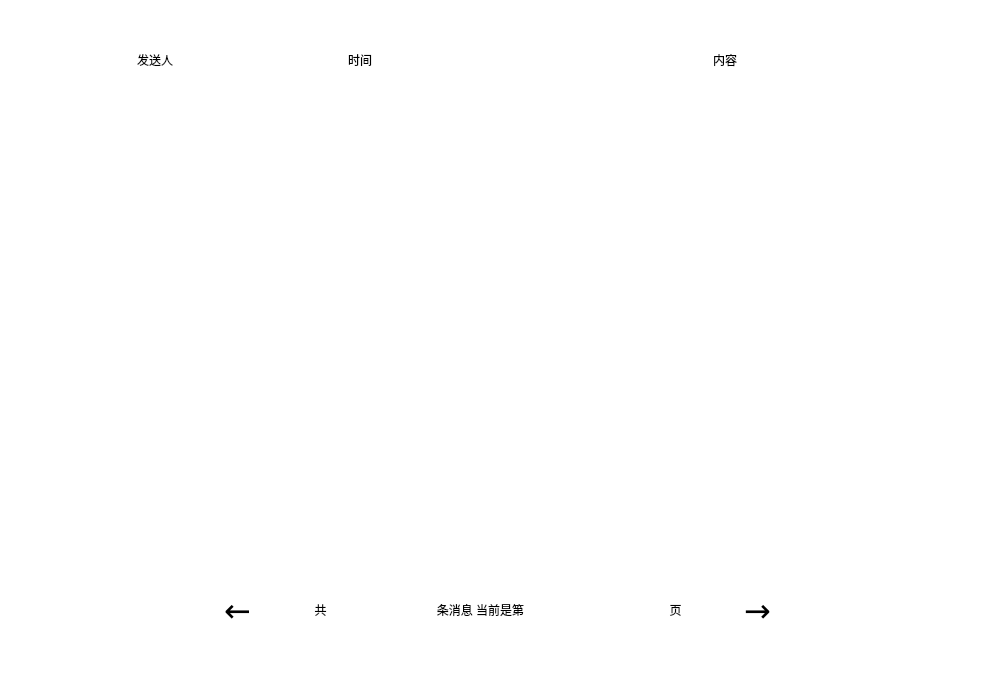
<?xml version="1.0" encoding="UTF-8"?>
<ui version="4.0">
 <class>msgbox</class>
 <widget class="QWidget" name="msgbox">
  <property name="geometry">
   <rect>
    <x>0</x>
    <y>0</y>
    <width>982</width>
    <height>678</height>
   </rect>
  </property>
  <property name="windowTitle">
   <string>消息信箱</string>
  </property>
  <property name="styleSheet">
   <string notr="true">background:white;
</string>
  </property>
  <widget class="QLabel" name="page">
   <property name="geometry">
    <rect>
     <x>570</x>
     <y>590</y>
     <width>61</width>
     <height>40</height>
    </rect>
   </property>
   <property name="styleSheet">
    <string notr="true">font: 75 16pt &quot;Heiti SC&quot;;</string>
   </property>
   <property name="text">
    <string/>
   </property>
   <property name="alignment">
    <set>Qt::AlignCenter</set>
   </property>
  </widget>
  <widget class="QLabel" name="page_2">
   <property name="geometry">
    <rect>
     <x>420</x>
     <y>590</y>
     <width>121</width>
     <height>40</height>
    </rect>
   </property>
   <property name="styleSheet">
    <string notr="true">font: 75 16pt &quot;Heiti SC&quot;;</string>
   </property>
   <property name="text">
    <string>条消息 当前是第</string>
   </property>
   <property name="alignment">
    <set>Qt::AlignCenter</set>
   </property>
  </widget>
  <widget class="QLabel" name="page3">
   <property name="geometry">
    <rect>
     <x>300</x>
     <y>590</y>
     <width>41</width>
     <height>40</height>
    </rect>
   </property>
   <property name="styleSheet">
    <string notr="true">font: 75 16pt &quot;Heiti SC&quot;;</string>
   </property>
   <property name="text">
    <string>共</string>
   </property>
   <property name="alignment">
    <set>Qt::AlignCenter</set>
   </property>
  </widget>
  <widget class="QLabel" name="page_5">
   <property name="geometry">
    <rect>
     <x>650</x>
     <y>590</y>
     <width>51</width>
     <height>40</height>
    </rect>
   </property>
   <property name="styleSheet">
    <string notr="true">font: 75 16pt &quot;Heiti SC&quot;;</string>
   </property>
   <property name="text">
    <string>页</string>
   </property>
   <property name="alignment">
    <set>Qt::AlignCenter</set>
   </property>
  </widget>
  <widget class="QPushButton" name="last_page">
   <property name="geometry">
    <rect>
     <x>200</x>
     <y>590</y>
     <width>75</width>
     <height>40</height>
    </rect>
   </property>
   <property name="styleSheet">
    <string notr="true">
QPushButton#last_page
{
    font:24pt,black;
    background-color:white;
    border-radius:5px;
}

QPushButton#last_page:hover
{
   font:24pt,rgb(0, 172, 230);
    background-color:white;
}

QPushButton#last_page:pressed
{
   font:24pt,rgb(0, 172, 230);
    background-color:white;
    padding-left:3px;
    padding-top:3px;
}

</string>
   </property>
   <property name="text">
    <string>←</string>
   </property>
  </widget>
  <widget class="QPushButton" name="next_page">
   <property name="geometry">
    <rect>
     <x>720</x>
     <y>590</y>
     <width>75</width>
     <height>40</height>
    </rect>
   </property>
   <property name="styleSheet">
    <string notr="true">
QPushButton#next_page
{
    font:24pt,black;
    background-color:white;
    border-radius:5px;
}

QPushButton#next_page:hover
{
   font:24pt,rgb(0, 172, 230);
    background-color:white;
}

QPushButton#next_page:pressed
{
   font:24pt,rgb(0, 172, 230);
    background-color:white;
    padding-left:3px;
    padding-top:3px;
}

</string>
   </property>
   <property name="text">
    <string>→</string>
   </property>
  </widget>
  <widget class="QLabel" name="msg_num">
   <property name="geometry">
    <rect>
     <x>360</x>
     <y>590</y>
     <width>61</width>
     <height>40</height>
    </rect>
   </property>
   <property name="styleSheet">
    <string notr="true">font: 75 16pt &quot;Heiti SC&quot;;</string>
   </property>
   <property name="text">
    <string/>
   </property>
   <property name="alignment">
    <set>Qt::AlignCenter</set>
   </property>
  </widget>
  <widget class="QLabel" name="time_head">
   <property name="geometry">
    <rect>
     <x>260</x>
     <y>50</y>
     <width>200</width>
     <height>20</height>
    </rect>
   </property>
   <property name="styleSheet">
    <string notr="true">font: 75 20pt &quot;Heiti SC&quot;;</string>
   </property>
   <property name="text">
    <string>时间</string>
   </property>
   <property name="alignment">
    <set>Qt::AlignCenter</set>
   </property>
  </widget>
  <widget class="QLabel" name="send_head">
   <property name="geometry">
    <rect>
     <x>90</x>
     <y>50</y>
     <width>130</width>
     <height>20</height>
    </rect>
   </property>
   <property name="styleSheet">
    <string notr="true">font: 75 20pt &quot;Heiti SC&quot;;</string>
   </property>
   <property name="text">
    <string>发送人</string>
   </property>
   <property name="alignment">
    <set>Qt::AlignCenter</set>
   </property>
  </widget>
  <widget class="QLabel" name="shop_owner_head">
   <property name="geometry">
    <rect>
     <x>500</x>
     <y>50</y>
     <width>450</width>
     <height>20</height>
    </rect>
   </property>
   <property name="styleSheet">
    <string notr="true">font: 75 20pt &quot;Heiti SC&quot;;</string>
   </property>
   <property name="text">
    <string>内容</string>
   </property>
   <property name="alignment">
    <set>Qt::AlignCenter</set>
   </property>
  </widget>
  <widget class="QLabel" name="send_1">
   <property name="geometry">
    <rect>
     <x>90</x>
     <y>90</y>
     <width>130</width>
     <height>51</height>
    </rect>
   </property>
   <property name="styleSheet">
    <string notr="true">font: 14pt &quot;Heiti SC&quot;;


</string>
   </property>
   <property name="text">
    <string/>
   </property>
   <property name="alignment">
    <set>Qt::AlignCenter</set>
   </property>
  </widget>
  <widget class="QLabel" name="time_1">
   <property name="geometry">
    <rect>
     <x>260</x>
     <y>90</y>
     <width>200</width>
     <height>51</height>
    </rect>
   </property>
   <property name="styleSheet">
    <string notr="true">font: 14pt &quot;Heiti SC&quot;;


</string>
   </property>
   <property name="text">
    <string/>
   </property>
   <property name="alignment">
    <set>Qt::AlignCenter</set>
   </property>
  </widget>
  <widget class="QLabel" name="content_1">
   <property name="geometry">
    <rect>
     <x>500</x>
     <y>90</y>
     <width>450</width>
     <height>51</height>
    </rect>
   </property>
   <property name="styleSheet">
    <string notr="true">font: 14pt &quot;Heiti SC&quot;;


</string>
   </property>
   <property name="text">
    <string/>
   </property>
   <property name="alignment">
    <set>Qt::AlignCenter</set>
   </property>
   <property name="wordWrap">
    <bool>true</bool>
   </property>
  </widget>
  <widget class="QLabel" name="time_2">
   <property name="geometry">
    <rect>
     <x>260</x>
     <y>200</y>
     <width>200</width>
     <height>51</height>
    </rect>
   </property>
   <property name="styleSheet">
    <string notr="true">font: 14pt &quot;Heiti SC&quot;;


</string>
   </property>
   <property name="text">
    <string/>
   </property>
   <property name="alignment">
    <set>Qt::AlignCenter</set>
   </property>
  </widget>
  <widget class="QLabel" name="content_2">
   <property name="geometry">
    <rect>
     <x>500</x>
     <y>200</y>
     <width>450</width>
     <height>51</height>
    </rect>
   </property>
   <property name="styleSheet">
    <string notr="true">font: 14pt &quot;Heiti SC&quot;;


</string>
   </property>
   <property name="text">
    <string/>
   </property>
   <property name="alignment">
    <set>Qt::AlignCenter</set>
   </property>
   <property name="wordWrap">
    <bool>true</bool>
   </property>
  </widget>
  <widget class="QLabel" name="send_2">
   <property name="geometry">
    <rect>
     <x>90</x>
     <y>200</y>
     <width>130</width>
     <height>51</height>
    </rect>
   </property>
   <property name="styleSheet">
    <string notr="true">font: 14pt &quot;Heiti SC&quot;;


</string>
   </property>
   <property name="text">
    <string/>
   </property>
   <property name="alignment">
    <set>Qt::AlignCenter</set>
   </property>
  </widget>
  <widget class="QLabel" name="time_3">
   <property name="geometry">
    <rect>
     <x>260</x>
     <y>310</y>
     <width>200</width>
     <height>51</height>
    </rect>
   </property>
   <property name="styleSheet">
    <string notr="true">font: 14pt &quot;Heiti SC&quot;;


</string>
   </property>
   <property name="text">
    <string/>
   </property>
   <property name="alignment">
    <set>Qt::AlignCenter</set>
   </property>
  </widget>
  <widget class="QLabel" name="content_3">
   <property name="geometry">
    <rect>
     <x>500</x>
     <y>310</y>
     <width>450</width>
     <height>51</height>
    </rect>
   </property>
   <property name="styleSheet">
    <string notr="true">font: 14pt &quot;Heiti SC&quot;;


</string>
   </property>
   <property name="text">
    <string/>
   </property>
   <property name="alignment">
    <set>Qt::AlignCenter</set>
   </property>
   <property name="wordWrap">
    <bool>true</bool>
   </property>
  </widget>
  <widget class="QLabel" name="send_3">
   <property name="geometry">
    <rect>
     <x>90</x>
     <y>310</y>
     <width>130</width>
     <height>51</height>
    </rect>
   </property>
   <property name="styleSheet">
    <string notr="true">font: 14pt &quot;Heiti SC&quot;;


</string>
   </property>
   <property name="text">
    <string/>
   </property>
   <property name="alignment">
    <set>Qt::AlignCenter</set>
   </property>
  </widget>
  <widget class="QLabel" name="content_5">
   <property name="geometry">
    <rect>
     <x>510</x>
     <y>510</y>
     <width>450</width>
     <height>51</height>
    </rect>
   </property>
   <property name="styleSheet">
    <string notr="true">font: 14pt &quot;Heiti SC&quot;;


</string>
   </property>
   <property name="text">
    <string/>
   </property>
   <property name="alignment">
    <set>Qt::AlignCenter</set>
   </property>
   <property name="wordWrap">
    <bool>true</bool>
   </property>
  </widget>
  <widget class="QLabel" name="time_5">
   <property name="geometry">
    <rect>
     <x>270</x>
     <y>510</y>
     <width>200</width>
     <height>51</height>
    </rect>
   </property>
   <property name="styleSheet">
    <string notr="true">font: 14pt &quot;Heiti SC&quot;;


</string>
   </property>
   <property name="text">
    <string/>
   </property>
   <property name="alignment">
    <set>Qt::AlignCenter</set>
   </property>
  </widget>
  <widget class="QLabel" name="send_5">
   <property name="geometry">
    <rect>
     <x>90</x>
     <y>510</y>
     <width>130</width>
     <height>51</height>
    </rect>
   </property>
   <property name="styleSheet">
    <string notr="true">font: 14pt &quot;Heiti SC&quot;;


</string>
   </property>
   <property name="text">
    <string/>
   </property>
   <property name="alignment">
    <set>Qt::AlignCenter</set>
   </property>
  </widget>
  <widget class="QLabel" name="content_4">
   <property name="geometry">
    <rect>
     <x>500</x>
     <y>420</y>
     <width>450</width>
     <height>51</height>
    </rect>
   </property>
   <property name="styleSheet">
    <string notr="true">font: 14pt &quot;Heiti SC&quot;;


</string>
   </property>
   <property name="text">
    <string/>
   </property>
   <property name="alignment">
    <set>Qt::AlignCenter</set>
   </property>
   <property name="wordWrap">
    <bool>true</bool>
   </property>
  </widget>
  <widget class="QLabel" name="time_4">
   <property name="geometry">
    <rect>
     <x>260</x>
     <y>420</y>
     <width>200</width>
     <height>51</height>
    </rect>
   </property>
   <property name="styleSheet">
    <string notr="true">font: 14pt &quot;Heiti SC&quot;;


</string>
   </property>
   <property name="text">
    <string/>
   </property>
   <property name="alignment">
    <set>Qt::AlignCenter</set>
   </property>
  </widget>
  <widget class="QLabel" name="send_4">
   <property name="geometry">
    <rect>
     <x>90</x>
     <y>420</y>
     <width>130</width>
     <height>51</height>
    </rect>
   </property>
   <property name="styleSheet">
    <string notr="true">font: 14pt &quot;Heiti SC&quot;;


</string>
   </property>
   <property name="text">
    <string/>
   </property>
   <property name="alignment">
    <set>Qt::AlignCenter</set>
   </property>
  </widget>
 </widget>
 <resources/>
 <connections/>
</ui>
